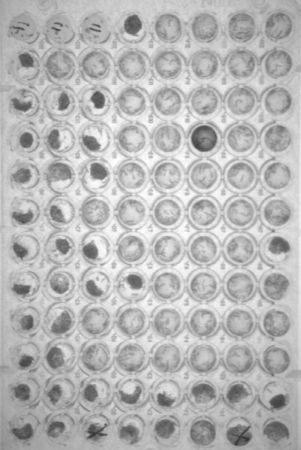
%> input picture coursework1/tray.pgm, 301 x 450 px
$ octave ROIenhancementForTray.m   (GNU Octave 9; MATLAB toolbox functions it lacks are replaced by stand-ins)
%> lines starting %> are read from the running program, lines starting %| are printed output that depends on the picture
imgoringe2 = imread('tray.pgm');
%> imgoringe2 is the input picture: size 450x301 uint8; min 52, max 255, mean 183.2
background2 = wiener2(imgoringe2);
I2 = imgoringe2-background2;
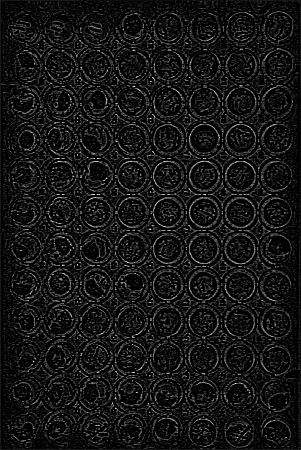
%> I2: size 450x301 uint8; min 0, max 21, mean 1.7; drawn with min black and max white
imgEnhanceTray = imadjust(I2);
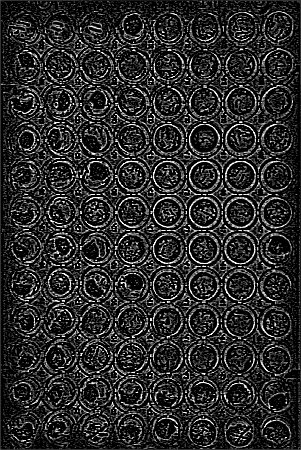
%> imgEnhanceTray: size 450x301 uint8; min 0, max 255, mean 43.3
imshow(imgEnhanceTray,[]);
axis on;
title('Original picture');
uiwait(msgbox('left click to choose the area'))
%draw the are to do the binary and get the roi location
%> (the run ends here)

$ run again, with coursework1/brains.pgm copied over coursework1/tray.pgm
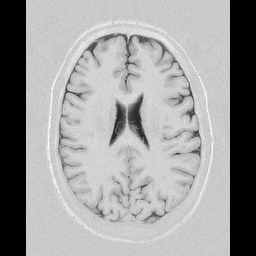
%> input picture coursework1/brains.pgm, 256 x 256 px
%> imgoringe2 is the input picture: size 256x256 uint8; min 0, max 255, mean 156.2
%> `I2 = imgoringe2-background2;`:
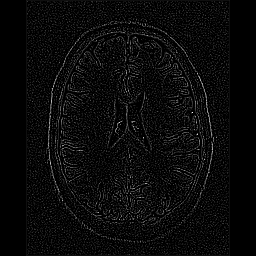
%> I2: size 256x256 uint8; min 0, max 33, mean 1.4; drawn with min black and max white
%> `imgEnhanceTray = imadjust(I2);`:
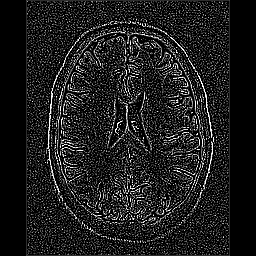
%> imgEnhanceTray: size 256x256 uint8; min 0, max 255, mean 30.5
